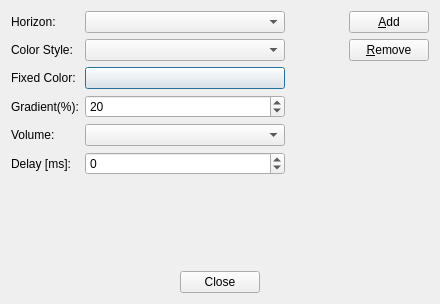
<?xml version="1.0" encoding="UTF-8"?>
<ui version="4.0">
 <class>EditHorizonsDialog</class>
 <widget class="QDialog" name="EditHorizonsDialog">
  <property name="geometry">
   <rect>
    <x>0</x>
    <y>0</y>
    <width>440</width>
    <height>304</height>
   </rect>
  </property>
  <property name="windowTitle">
   <string>Dialog</string>
  </property>
  <layout class="QVBoxLayout" name="verticalLayout_2">
   <item>
    <layout class="QHBoxLayout" name="horizontalLayout_2">
     <item>
      <layout class="QGridLayout" name="gridLayout">
       <item row="2" column="0">
        <widget class="QLabel" name="label_5">
         <property name="text">
          <string>Fixed Color:</string>
         </property>
        </widget>
       </item>
       <item row="1" column="1">
        <widget class="QComboBox" name="cbColorStyle"/>
       </item>
       <item row="0" column="0">
        <widget class="QLabel" name="label">
         <property name="sizePolicy">
          <sizepolicy hsizetype="Minimum" vsizetype="Preferred">
           <horstretch>0</horstretch>
           <verstretch>0</verstretch>
          </sizepolicy>
         </property>
         <property name="text">
          <string>Horizon:</string>
         </property>
        </widget>
       </item>
       <item row="0" column="1">
        <widget class="QComboBox" name="cbHorizon">
         <property name="sizePolicy">
          <sizepolicy hsizetype="MinimumExpanding" vsizetype="Fixed">
           <horstretch>0</horstretch>
           <verstretch>0</verstretch>
          </sizepolicy>
         </property>
         <property name="minimumSize">
          <size>
           <width>200</width>
           <height>0</height>
          </size>
         </property>
        </widget>
       </item>
       <item row="4" column="0">
        <widget class="QLabel" name="label_4">
         <property name="text">
          <string>Volume:</string>
         </property>
        </widget>
       </item>
       <item row="4" column="1">
        <widget class="QComboBox" name="cbVolume"/>
       </item>
       <item row="5" column="0">
        <widget class="QLabel" name="label_2">
         <property name="sizePolicy">
          <sizepolicy hsizetype="Minimum" vsizetype="Preferred">
           <horstretch>0</horstretch>
           <verstretch>0</verstretch>
          </sizepolicy>
         </property>
         <property name="text">
          <string>Delay [ms]:</string>
         </property>
        </widget>
       </item>
       <item row="5" column="1">
        <widget class="QSpinBox" name="sbDelay">
         <property name="minimumSize">
          <size>
           <width>80</width>
           <height>0</height>
          </size>
         </property>
         <property name="minimum">
          <number>-100</number>
         </property>
         <property name="maximum">
          <number>100</number>
         </property>
        </widget>
       </item>
       <item row="1" column="0">
        <widget class="QLabel" name="label_3">
         <property name="text">
          <string>Color Style:</string>
         </property>
        </widget>
       </item>
       <item row="2" column="1">
        <widget class="ColorButton" name="cbColor">
         <property name="text">
          <string/>
         </property>
        </widget>
       </item>
       <item row="3" column="0">
        <widget class="QLabel" name="label_6">
         <property name="text">
          <string>Gradient(%):</string>
         </property>
        </widget>
       </item>
       <item row="3" column="1">
        <widget class="QSpinBox" name="sbGradient">
         <property name="maximum">
          <number>100</number>
         </property>
         <property name="value">
          <number>20</number>
         </property>
        </widget>
       </item>
      </layout>
     </item>
     <item>
      <spacer name="horizontalSpacer_4">
       <property name="orientation">
        <enum>Qt::Horizontal</enum>
       </property>
       <property name="sizeHint" stdset="0">
        <size>
         <width>40</width>
         <height>20</height>
        </size>
       </property>
      </spacer>
     </item>
     <item>
      <layout class="QVBoxLayout" name="verticalLayout">
       <item>
        <widget class="QPushButton" name="pbAdd">
         <property name="text">
          <string>&amp;Add</string>
         </property>
        </widget>
       </item>
       <item>
        <widget class="QPushButton" name="pbRemove">
         <property name="text">
          <string>&amp;Remove</string>
         </property>
        </widget>
       </item>
       <item>
        <spacer name="verticalSpacer_3">
         <property name="orientation">
          <enum>Qt::Vertical</enum>
         </property>
         <property name="sizeHint" stdset="0">
          <size>
           <width>20</width>
           <height>40</height>
          </size>
         </property>
        </spacer>
       </item>
      </layout>
     </item>
    </layout>
   </item>
   <item>
    <spacer name="verticalSpacer">
     <property name="orientation">
      <enum>Qt::Vertical</enum>
     </property>
     <property name="sizeHint" stdset="0">
      <size>
       <width>20</width>
       <height>40</height>
      </size>
     </property>
    </spacer>
   </item>
   <item>
    <layout class="QHBoxLayout" name="horizontalLayout">
     <item>
      <spacer name="horizontalSpacer">
       <property name="orientation">
        <enum>Qt::Horizontal</enum>
       </property>
       <property name="sizeHint" stdset="0">
        <size>
         <width>40</width>
         <height>20</height>
        </size>
       </property>
      </spacer>
     </item>
     <item>
      <widget class="QPushButton" name="pbClose">
       <property name="text">
        <string>Close</string>
       </property>
      </widget>
     </item>
     <item>
      <spacer name="horizontalSpacer_2">
       <property name="orientation">
        <enum>Qt::Horizontal</enum>
       </property>
       <property name="sizeHint" stdset="0">
        <size>
         <width>40</width>
         <height>20</height>
        </size>
       </property>
      </spacer>
     </item>
    </layout>
   </item>
  </layout>
 </widget>
 <customwidgets>
  <customwidget>
   <class>ColorButton</class>
   <extends>QPushButton</extends>
   <header location="global">colorbutton.h</header>
  </customwidget>
 </customwidgets>
 <resources/>
 <connections>
  <connection>
   <sender>pbClose</sender>
   <signal>clicked()</signal>
   <receiver>EditHorizonsDialog</receiver>
   <slot>close()</slot>
   <hints>
    <hint type="sourcelabel">
     <x>185</x>
     <y>321</y>
    </hint>
    <hint type="destinationlabel">
     <x>185</x>
     <y>172</y>
    </hint>
   </hints>
  </connection>
 </connections>
</ui>
